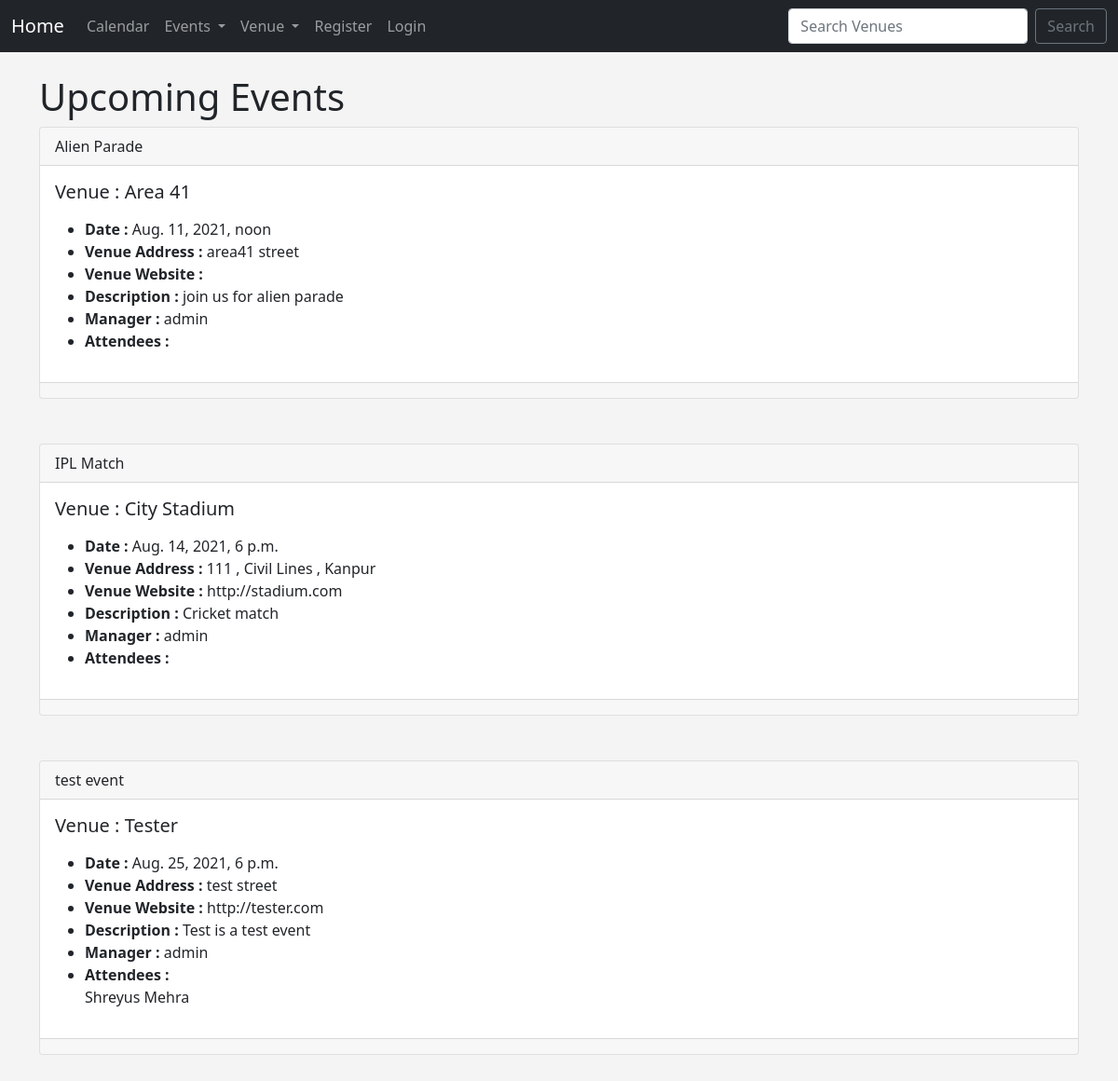
The page /events on the database as committed earlier.
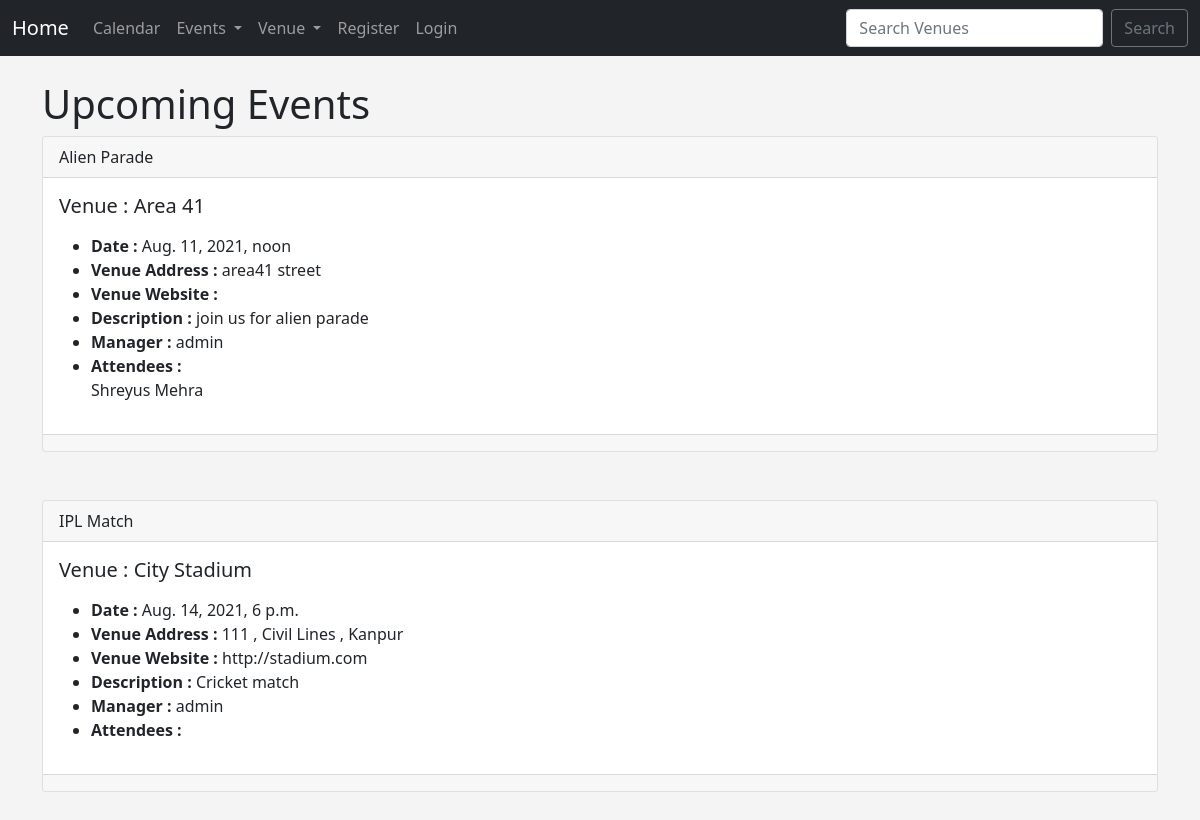
The same page on the database as committed later.
### events/models.py (models this page shows)
class Event(models.Model):#Event table
    name = models.CharField('Event Name', max_length = 120,)
    event_date = models.DateTimeField('Event date')
    venue = models.ForeignKey(Venue, blank = True, null = True, on_delete = models.CASCADE)
    manager = models.ForeignKey(User, blank = True, null = True, on_delete=models.SET_NULL)
    description = models.TextField(blank=True)
    attendees = models.ManyToManyField(Website_user, blank = True)
    def __str__(self):
        return self.name

class Venue(models.Model):#Venue table
    name = models.CharField('Venue Name', max_length = 120)
    address = models.CharField(max_length = 300)
    pin_code = models.CharField('Pin Code',max_length = 6)
    phone = models.CharField('Contact Phone', max_length = 10, blank=True)
    website = models.URLField('Website', blank = True)
    email = models.EmailField('Email', blank = True)
    def __str__(self):
        return self.name

class Website_user(models.Model):#Website user table
    first_name = models.CharField(max_length = 30)
    last_name = models.CharField(max_length = 30)
    email = models.EmailField('User Email')
    def __str__(self):
        return self.first_name + ' ' + self.last_name

### events/views.py (the view)
# urls.py: path('events', views.all_events, name = "list-events"),
def all_events(request):
    event_list = Event.objects.all().order_by('event_date')
    return render(request, 'events/event_list.html',
    {"event_list" : event_list,})

### events/templates/events/event_list.html (shortened to what this page needs)
{% extends 'events/base.html' %}
{% block content %}
   <h1> Upcoming Events </h1>
   {% for event in event_list %}
  <div class="card">
    <div class="card-header">
        {{ event }}
    </div>
    <div class="card-body">
      <h5 class="card-title">Venue : {{ event.venue }}</h5>
      <p class="card-text"><ul>
        <li><strong>Date : </strong>{{ event.event_date }}</li>
        <li><strong>Venue Address : </strong>{{ event.venue.address }}</li>
        <li><strong>Venue Website : </strong>{{ event.venue.website }}</li>
        <li><strong>Description : </strong>{{ event.description }}</li>
        <li><strong>Manager : </strong>{{ event.manager }}</li>
        <li><strong>Attendees : </strong></li>
        {% for user in event.attendees.all %}
        {{ user }}<br/>
        {% endfor %}
     </ul></p>
    </div>
    <div class="card-footer text-muted">
    </div>
  </div>
    <br/>
    <br/>
    {% endfor %}
{% endblock %}

### events/templates/events/base.html (shortened to what this page needs)
<!doctype html>
<html lang="en">
  <head>
    <link href="https://cdn.jsdelivr.net/npm/bootstrap@5.0.2/dist/css/bootstrap.min.css" rel="stylesheet">
  </head>
  <body>
      {% include 'events/navbar.html' %}
      <br/>
      <div class="container">
      {% block content %}
      {% endblock %}
      </div>
  </body>
</html>

### events/templates/events/navbar.html (shortened to what this page needs)
<nav class="navbar navbar-expand-lg navbar-dark bg-dark">
    <div class="container-fluid">
      <a class="navbar-brand" href="{% url 'home' %}">Home</a>
      <div class="collapse navbar-collapse" id="navbarSupportedContent">
        <ul class="navbar-nav me-auto mb-2 mb-lg-0">
          <li class="nav-item">
            <a class="nav-link" href="{% url 'home' '2021' 'September' %}">Calendar</a>
          </li>
          <li class="nav-item dropdown">
            <a class="nav-link dropdown-toggle" href="#" id="navbarDropdown" role="button" data-bs-toggle="dropdown" aria-expanded="false">
              Events
            </a>
          </li>
          <li class="nav-item dropdown">
            <a class="nav-link dropdown-toggle" href="#" id="navbarDropdown" role="button" data-bs-toggle="dropdown" aria-expanded="false">
              Venue
            </a>
          </li>
          {% if user.is_authenticated %}
          <li class="nav-item dropdown">
            <a class="nav-link dropdown-toggle" href="#" id="navbarDropdown" role="button" data-bs-toggle="dropdown" aria-expanded="false">
              {{ user }}
            </a>
            <ul class="dropdown-menu" aria-labelledby="navbarDropdown">
              <li><a class="dropdown-item" href="">Profile</a></li>
              <li><hr class="dropdown-divider"></li>
              <li><a class="dropdown-item" href="{% url 'logout' %}">Logout</a></li>
            </ul>
          </li>
          {% else %}
          <li class="nav-item">
            <a class="nav-link" href="{% url 'register_user' %}">Register</a>
          </li>
          <li class="nav-item">
            <a class="nav-link" href="{% url 'login' %}">Login</a>
          </li>
          {% endif %}
        </ul>
        <form class="d-flex" method=POST action="{% url 'search-venues' %}">
          <input class="form-control me-2" type="search" placeholder="Search Venues" name = "searched" aria-label="Search">
          <button class="btn btn-outline-secondary" type="submit">Search</button>
        </form>
      </div>
    </div>
  </nav>

### events/templates/events/base.html (style rules this page uses)
body { background: #f4f4f4; }

Rows that differ between the two databases and show on the page:
removed Event: name "test event", venue "Tester", event_date "Aug. 25, 2021, 6 p.m.", venue.address "test street", venue.website "http://tester.com", description "Test is a test event", manager "admin", Website_user (first_name+last_name "Shreyus Mehra")
changed Event "Alien Parade": gains Website_user (first_name+last_name "Shreyus Mehra")
